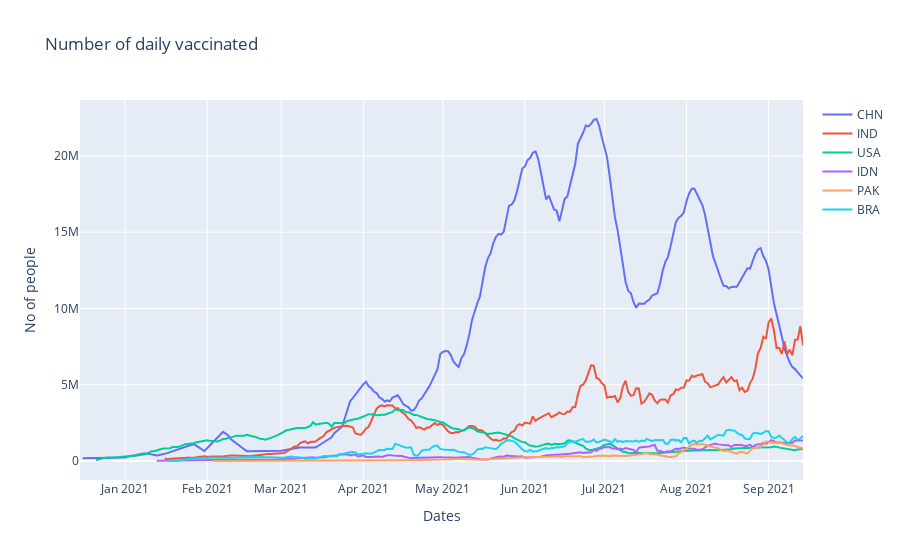

Notebook code cell kept with this figure:
### Markdown cell above
# Number of daily vaccinations by country

### Code cell
fig = go.Figure()
for i in range(6):
    fig.add_trace(go.Scatter(x=dfs[i]['date'], y=dfs[i]['daily_vaccinations'],
                    mode='lines',
                    name=iso_6[i]))
fig.update_layout(title='Number of daily vaccinated',
                   xaxis_title='Dates',
                   yaxis_title='No of people')
fig.show()

### Figure 1 — Plotly figure (JSON) as saved in the notebook; plotly's stock layout.template omitted (floating-point values rounded to 4 significant figures; data arrays with more than 128 entries replaced by an {"elided": "..."} marker saying what was removed)
{"data": [{"mode": "lines", "name": "CHN", "type": "scatter", "x": {"elided": "274 str values"}, "y": {"elided": "274 float values"}}, {"mode": "lines", "name": "IND", "type": "scatter", "x": {"elided": "243 str values"}, "y": {"elided": "243 float values"}}, {"mode": "lines", "name": "USA", "type": "scatter", "x": {"elided": "269 str values"}, "y": {"elided": "269 float values"}}, {"mode": "lines", "name": "IDN", "type": "scatter", "x": {"elided": "246 str values"}, "y": {"elided": "246 float values"}}, {"mode": "lines", "name": "PAK", "type": "scatter", "x": {"elided": "225 str values"}, "y": {"elided": "225 float values"}}, {"mode": "lines", "name": "BRA", "type": "scatter", "x": {"elided": "242 str values"}, "y": {"elided": "242 float values"}}], "layout": {"title": {"text": "Number of daily vaccinated"}, "xaxis": {"title": {"text": "Dates"}}, "yaxis": {"title": {"text": "No of people"}}}}
